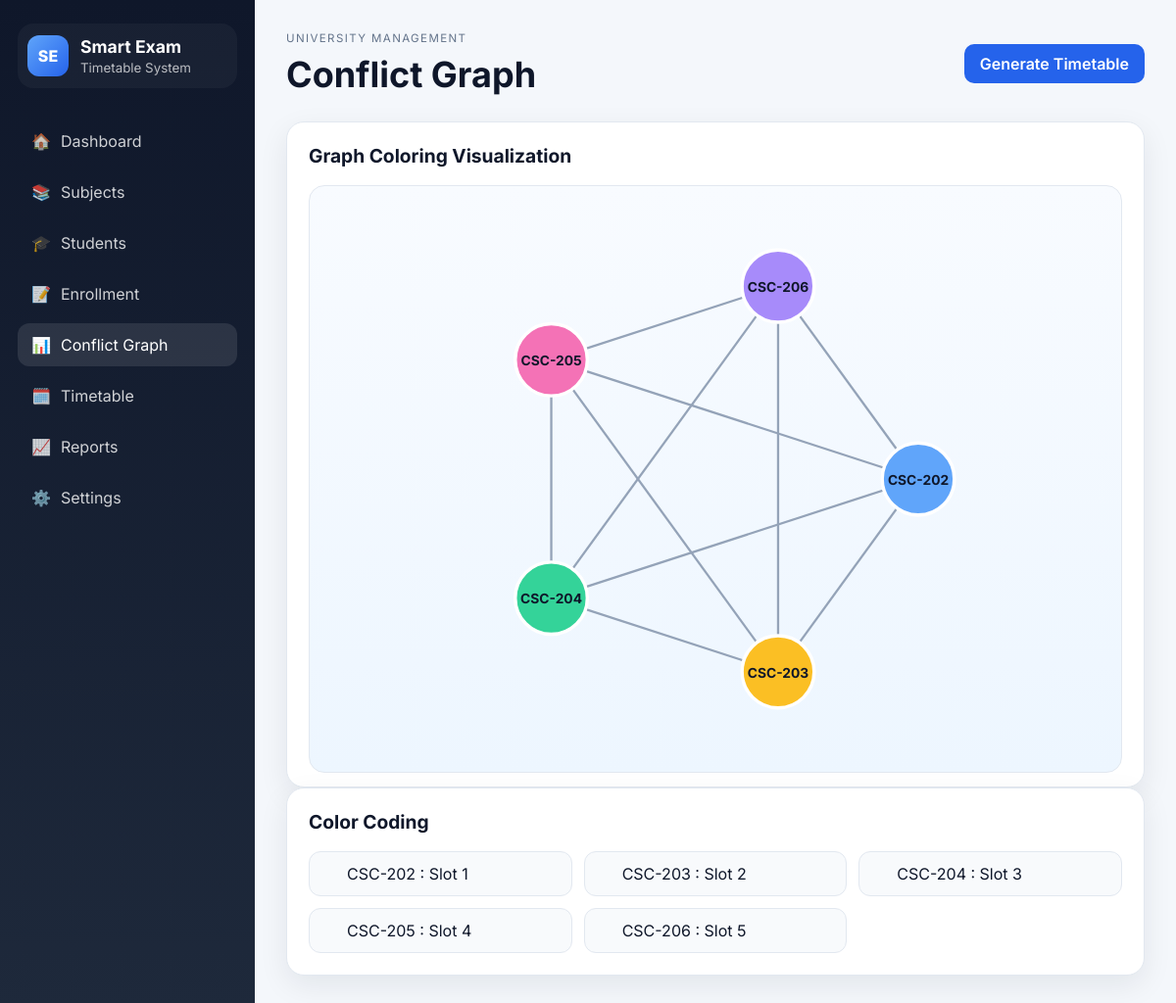
The page /graph on the database its author committed.
### tables this page shows
CREATE TABLE subjects (
            id INTEGER PRIMARY KEY AUTOINCREMENT,
            code TEXT NOT NULL UNIQUE,
            name TEXT NOT NULL,
            department TEXT NOT NULL,
            semester INTEGER NOT NULL,
            created_at TEXT DEFAULT CURRENT_TIMESTAMP
        );

### app.py (the view)
@app.route("/graph")
def graph_page():
    subjects = fetch_subjects()
    graph_data = build_graph_svg(subjects)
    enrollments = fetch_enrollments()
    conflict_pairs = get_conflict_pairs(subjects, [
        {"student_id": row["student_id"], "subject_id": row["subject_id"]}
        for row in enrollments
    ])
    assignments = graph_data["assignments"]
    return render_template("graph.html", graph_data=graph_data, subjects=subjects, conflict_pairs=conflict_pairs, assignments=assignments)

### algorithm/coloring.py (called while the page is built)
def greedy_graph_coloring(adjacency, subject_order):
    color_map = {}
    for subject_id in subject_order:
        used_colors = {color_map.get(neighbor) for neighbor in adjacency.get(subject_id, []) if neighbor in color_map}
        used_colors.discard(None)
        color = 0
        while color in used_colors:
            color += 1
        color_map[subject_id] = color
    return color_map

### algorithm/graph.py (called while the page is built)
def build_conflict_graph(subjects, enrollments):
    subject_ids = {item["id"] for item in subjects}
    adjacency = {subject_id: set() for subject_id in subject_ids}
    students_to_subjects = defaultdict(set)
    for enrollment in enrollments:
        students_to_subjects[enrollment["student_id"]].add(enrollment["subject_id"])
    for related_subjects in students_to_subjects.values():
        related_subjects = list(related_subjects)
        for index, subject_id in enumerate(related_subjects):
            for other_subject_id in related_subjects[index + 1:]:
                if subject_id != other_subject_id:
                    adjacency[subject_id].add(other_subject_id)
                    adjacency[other_subject_id].add(subject_id)
    return adjacency

def get_conflict_pairs(subjects, enrollments):
    adjacency = build_conflict_graph(subjects, enrollments)
    pairs = set()
    for subject_id, neighbors in adjacency.items():
        for neighbor_id in neighbors:
            if subject_id < neighbor_id:
                pairs.add((subject_id, neighbor_id))
    return sorted(pairs)

### app.py (called while the page is built)
def build_conflict_map(subjects):
    subject_ids = [subject["id"] for subject in subjects]
    enrollments = []
    conn = get_connection()
    rows = conn.execute("SELECT student_id, subject_id FROM enrollments").fetchall()
    conn.close()
    for row in rows:
        enrollments.append({"student_id": row["student_id"], "subject_id": row["subject_id"]})
    adjacency = build_conflict_graph(subjects, enrollments)
    ordered = sorted(subject_ids, key=lambda subject_id: (-len(adjacency.get(subject_id, [])), subject_id))
    return adjacency, ordered

### database/db.py (called while the page is built)
def get_connection():
    conn = sqlite3.connect(DB_PATH)
    conn.row_factory = sqlite3.Row
    return conn

### templates/graph.html (shortened to what this page needs)
{% extends 'base.html' %}
{% block page_title %}Conflict Graph{% endblock %}
{% block content %}
<section class="panel graph-panel">
    <div class="panel-header">
        <h3>Graph Coloring Visualization</h3>
    </div>
    <svg viewBox="0 0 720 520" class="graph-svg" aria-label="Conflict graph">
        {% for edge in graph_data.edges %}
        <line x1="{{ edge.source_x }}" y1="{{ edge.source_y }}" x2="{{ edge.target_x }}" y2="{{ edge.target_y }}" class="graph-edge"></line>
        {% endfor %}
        {% for node in graph_data.nodes %}
        <g>
            <circle cx="{{ node.x }}" cy="{{ node.y }}" r="32" class="graph-node color-{{ node.color }}"></circle>
            <text x="{{ node.x }}" y="{{ node.y + 5 }}" text-anchor="middle" class="graph-label">{{ node.label }}</text>
        </g>
        {% endfor %}
    </svg>
</section>
<section class="panel full-width">
    <div class="panel-header">
        <h3>Color Coding</h3>
    </div>
    <div class="legend-grid">
        {% for subject in subjects %}
        <div class="legend-item">
            <span class="dot color-{{ assignments[subject.id] }}"></span>
            <span>{{ subject.code }} : Slot {{ assignments[subject.id] + 1 }}</span>
        </div>
        {% endfor %}
    </div>
</section>
{% endblock %}

### static/css/style.css (style rules this page uses)
:root { --bg: #f4f7fb; --panel: #ffffff; --panel-alt: #edf4ff; --sidebar: #0f172a; --sidebar-soft: #1e293b; --primary: #2563eb; --primary-dark: #1d4ed8; --success: #16a34a; --warning: #f59e0b; --danger: #dc2626; --text: #0f172a; --muted: #64748b; --border: #e2e8f0; --shadow: 0 10px 30px rgba(15, 23, 42, 0.08); }
* { box-sizing: border-box; }
html, body { margin: 0; font-family: 'Inter', sans-serif; background: var(--bg); color: var(--text); }
body { min-height: 100vh; }
.panel { background: var(--panel); border-radius: 18px; box-shadow: var(--shadow); border: 1px solid var(--border); padding: 22px; }
.full-width { width: 100%; }
.panel-header { display: flex; justify-content: space-between; align-items: center; margin-bottom: 18px; }
.panel-header h3 { margin: 0; font-size: 1.2rem; }
.graph-panel { padding-bottom: 10px; }
.graph-svg { width: 100%; min-height: 440px; background: linear-gradient(180deg, #f8fbff, #edf6ff); border: 1px solid var(--border); border-radius: 16px; }
.color-0 { fill: #60a5fa; }
.color-1 { fill: #fbbf24; }
.color-2 { fill: #34d399; }
.color-3 { fill: #f472b6; }
.color-4 { fill: #a78bfa; }
.graph-label { font-size: 12px; font-weight: 700; fill: #0f172a; }
.legend-grid { display: grid; grid-template-columns: repeat(auto-fit, minmax(200px, 1fr)); gap: 12px; }
.legend-item { display: flex; align-items: center; gap: 10px; background: #f8fafc; border: 1px solid var(--border); border-radius: 12px; padding: 12px 14px; }
.dot { width: 14px; height: 14px; display: inline-block; border-radius: 50%; }

### rows shown on the page
subjects: label "CSC-202", code "CSC-202", assignments "1"
subjects: label "CSC-203", code "CSC-203", assignments[subject.id]+1 "2"
subjects: label "CSC-204", code "CSC-204", assignments "3"
subjects: label "CSC-205", code "CSC-205", assignments "4"
subjects: label "CSC-206", code "CSC-206", assignments "5"
